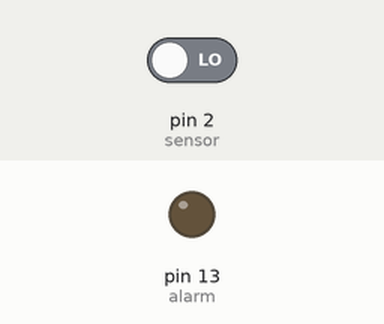
Bench run of a sketch on a simulated Arduino Uno, built with avr-gcc and run on an emulated ATmega328P. On the bench: output pins drawn as LEDs (lit = HIGH). Inputs (shaded band) come from the test bench; at power-on: pin 2 (sensor) LOW.

Above: at 1.2 s.
1.3 s: pin 2 (sensor) driven HIGH
At 2.5 s:
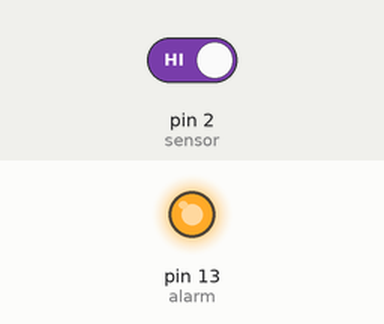
2.8 s: pin 2 (sensor) driven LOW
At 3.7 s:
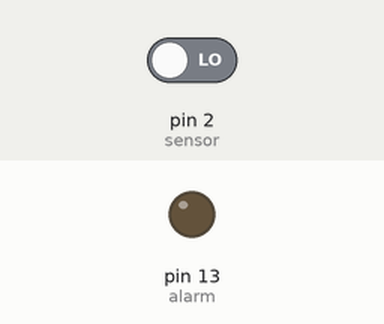
Timing chart, 0 to 5.8 s (numbered marks = the images above; inputs shaded):
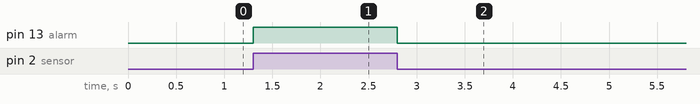

The sketch:

code.ino
```cpp
int sensor = 2;
int alarm = 13;

void setup() {
  pinMode(sensor, INPUT);
  pinMode(alarm, OUTPUT);
}

void loop() {
  if (digitalRead(sensor) == HIGH) {
    digitalWrite(alarm, HIGH);
  } else {
    digitalWrite(alarm, LOW);
  }
}
```

Measured:
- after the input at 1.3 s, pin 13 (alarm): LOW → HIGH at once
- after the input at 2.8 s, pin 13 (alarm): HIGH → LOW at once
